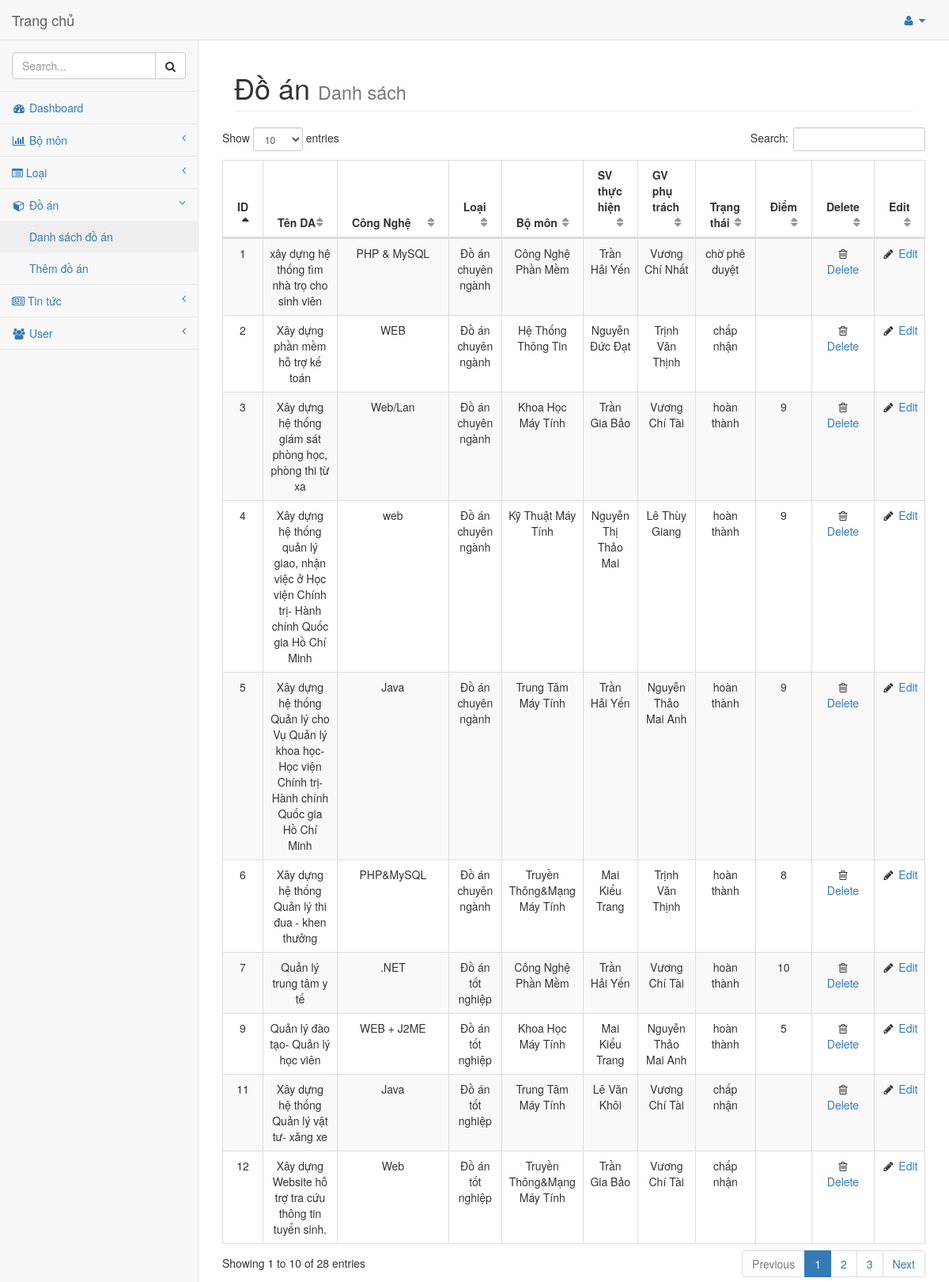
The page /admin/admin.php?p=list_doan on the database its author committed.
### tables this page shows
CREATE TABLE `doan` (
  `idDA` int(30) UNSIGNED NOT NULL,
  `TênDA` varchar(255) NOT NULL,
  `CongNghe` varchar(255) NOT NULL,
  `idL` int(30) UNSIGNED NOT NULL,
  `mssv` varchar(30) NOT NULL,
  `magv` varchar(30) NOT NULL,
  `TrangThai` varchar(255) NOT NULL,
  `Diem` varchar(30) NOT NULL,
  `idBM` int(30) DEFAULT NULL
);

CREATE TABLE `loai` (
  `idL` int(30) NOT NULL,
  `TenL` varchar(255) NOT NULL,
  `TenLKD` varchar(255) NOT NULL
);

CREATE TABLE `bomon` (
  `idBM` int(30) NOT NULL,
  `TenBM` varchar(255) NOT NULL,
  `TenBMKD` varchar(255) NOT NULL
);

CREATE TABLE `sinhvien` (
  `mssv` varchar(30) NOT NULL,
  `name` varchar(255) NOT NULL,
  `email` varchar(255) NOT NULL,
  `password` varchar(255) NOT NULL
);

CREATE TABLE `giangvien` (
  `magv` varchar(30) NOT NULL,
  `name` varchar(255) NOT NULL,
  `email` varchar(255) NOT NULL,
  `password` varchar(255) NOT NULL,
  `idBM` int(30) DEFAULT NULL
);

### model/database.class.php (called while the page is built, shortened)
<?php
	class database{
		private $__hostname = "localhost";
		private $__userhost = "root";
		private $__passhost = "";
		private $__dbname = "quanlydoan3";
		private $__conn = NULL;
		private $__result = NULL;
		public function connect(){
			$this-> __conn = mysqli_connect($this -> __hostname, $this -> __userhost, $this -> __passhost, $this -> __dbname)
			or die ('Loi ket noi');
			mysqli_query($this -> __conn, "SET NAMES 'utf8'");
		}
		public function query($sql){
			$this-> __result = mysqli_query($this-> __conn, $sql) or die ('loi query');
		}
		public function fetch(){
			$data = mysqli_fetch_assoc($this-> __result);
			return $data;
		}
		public function fetchAll(){
			$data = array();
			while($row = $this-> fetch()){
				$data[] = $row;
			}
			return $data;
		}
	}
?>

### model/class.doan.php (called while the page is built, shortened)
<?php
class doan extends database{
    public function getfullDA(){
    	$sql = "SELECT da.*, l.*, bm.*, sv.name AS TenSV, gv.name AS TenGV FROM doan AS da, bomon AS bm, loai AS l, sinhvien AS sv, giangvien AS gv WHERE da.idL = l.idL AND da.idBM = bm.idBM AND da.mssv = sv.mssv AND da.magv = gv.magv ORDER BY idDA DESC ";
    	$this->query($sql);
    	return $this->fetchALL();
    }
}
?>

### admin/doan/danhsach.php (the view, shortened to what this page needs)
<?php
include('../model/database.class.php');
include('../model/class.doan.php');
$doan = new doan();
$dsdoan = $doan->getfullDA();
?>
<div id="page-wrapper">
    <div class="container-fluid">
        <div class="row">
            <div class="col-lg-12">
                <h1 class="page-header">Đồ án
                    <small>Danh sách</small>
                </h1>
            </div>
            <table class="table table-striped table-bordered table-hover" id="dataTables-example">
                <thead>
                    <tr align="center">
                        <th>ID</th>
                        <th>Tên DA</th>
                        <th>Công Nghệ</th>
                        <th>Loại</th>
                        <th>Bộ môn</th>
                        <th>SV thực hiện</th>
                        <th>GV phụ trách</th>
                        <th>Trạng thái</th>
                        <th>Điểm</th>
                        <th>Delete</th>
                        <th>Edit</th>
                    </tr>
                </thead>
                <tbody>
                    <?php
                        foreach ($dsdoan as $ds) {
                        ?>
                            <tr class="odd gradeX" align="center">
                                <td><?=$ds['idDA']?></td>
                                <td><?=$ds['TênDA']?></td>
                                <td><?=$ds['CongNghe']?></td>
                                <td><?=$ds['TenL']?></td>
                                <td><?=$ds['TenBM']?></td>
                                <td><?=$ds['TenSV']?></td>
                                <td><?=$ds['TenGV']?></td>
                                <td><?=$ds['TrangThai']?></td>
                                <td><?=$ds['Diem']?></td>
                                <td class="center"><i class="fa fa-trash-o  fa-fw"></i><a onclick="return confirm('Bạn có chắc là muốn xóa không?')" href="admin.php?p=xoadoan&id_doan=<?=$ds['idDA']?>"> Delete</a></td>
                                <td class="center"><i class="fa fa-pencil fa-fw"></i> <a href="admin.php?p=suadoan&id_doan=<?=$ds['idDA']?>">Edit</a></td>
                            </tr>
                        <?php
                        }
                    ?>
                </tbody>
            </table>
        </div>
    </div>
</div>

### public/admin/sb-admin-2.css (style rules this page uses)
body { background-color: #f8f8f8; }
#page-wrapper { padding: 0 15px; min-height: 568px; background-color: #fff; }
@media (min-width:768px) { #page-wrapper { position: inherit; margin: 0 0 0 250px; padding: 0 30px; border-left: 1px solid #e7e7e7; } }
table.dataTable thead .sorting, table.dataTable thead .sorting_asc, table.dataTable thead .sorting_desc, table.dataTable thead .sorting_asc_disabled, table.dataTable thead .sorting_desc_disabled { background: 0 0; }
table.dataTable thead .sorting_asc:after { content: "\f0de"; float: right; font-family: fontawesome; }
table.dataTable thead .sorting:after { content: "\f0dc"; float: right; font-family: fontawesome; color: rgba(50,50,50,.5); }

### rows shown on the page
doan: idDA "12", TênDA "Xây dựng Website hỗ trợ tra cứu thông tin tuyển sinh.", CongNghe "Web", loai.TenL "Đồ án tốt nghiệp", bomon.TenBM "Truyền Thông&Mạng Máy Tính", sinhvien.name "Trần Gia Bảo", giangvien.name "Vương Chí Tài", TrangThai "chấp nhận"
doan: idDA "11", TênDA "Xây dựng hệ thống Quản lý vật tư- xăng xe", CongNghe "Java", loai.TenL "Đồ án tốt nghiệp", bomon.TenBM "Trung Tâm Máy Tính", sinhvien.name "Lê Văn Khôi", giangvien.name "Vương Chí Tài", TrangThai "chấp nhận"
doan: idDA "9", TênDA "Quản lý đào tạo- Quản lý học viên", CongNghe "WEB + J2ME", loai.TenL "Đồ án tốt nghiệp", bomon.TenBM "Khoa Học Máy Tính", sinhvien.name "Mai Kiểu Trang", giangvien.name "Nguyễn Thảo Mai Anh", TrangThai "hoàn thành", Diem "5"
doan: idDA "7", TênDA "Quản lý trung tâm y tế", CongNghe ".NET", loai.TenL "Đồ án tốt nghiệp", bomon.TenBM "Công Nghệ Phần Mềm", sinhvien.name "Trần Hải Yến", giangvien.name "Vương Chí Tài", TrangThai "hoàn thành", Diem "10"
doan: idDA "6", TênDA "Xây dựng hệ thống Quản lý thi đua - khen thưởng", CongNghe "PHP&MySQL", loai.TenL "Đồ án chuyên ngành", bomon.TenBM "Truyền Thông&Mạng Máy Tính", sinhvien.name "Mai Kiểu Trang", giangvien.name "Trịnh Văn Thịnh", TrangThai "hoàn thành", Diem "8"
doan: idDA "5", TênDA "Xây dựng hệ thống Quản lý cho Vụ Quản lý khoa học- Học viện Chính trị- Hành chính Quốc gia Hồ Chí Minh", CongNghe "Java", loai.TenL "Đồ án chuyên ngành", bomon.TenBM "Trung Tâm Máy Tính", sinhvien.name "Trần Hải Yến", giangvien.name "Nguyễn Thảo Mai Anh", TrangThai "hoàn thành", Diem "9"
doan: idDA "4", TênDA "Xây dựng hệ thống quản lý giao, nhận việc ở Học viện Chính trị- Hành chính Quốc gia Hồ Chí Minh", CongNghe "web", loai.TenL "Đồ án chuyên ngành", bomon.TenBM "Kỹ Thuật Máy Tính", sinhvien.name "Nguyễn Thị Thảo Mai", giangvien.name "Lê Thùy Giang", TrangThai "hoàn thành", Diem "9"
doan: idDA "3", TênDA "Xây dựng hệ thống giám sát phòng học, phòng thi từ xa", CongNghe "Web/Lan", loai.TenL "Đồ án chuyên ngành", bomon.TenBM "Khoa Học Máy Tính", sinhvien.name "Trần Gia Bảo", giangvien.name "Vương Chí Tài", TrangThai "hoàn thành", Diem "9"
doan: idDA "2", TênDA "Xây dựng phần mềm hỗ trợ kế toán", CongNghe "WEB", loai.TenL "Đồ án chuyên ngành", bomon.TenBM "Hệ Thống Thông Tin", sinhvien.name "Nguyễn Đức Đạt", giangvien.name "Trịnh Văn Thịnh", TrangThai "chấp nhận"
doan: idDA "1", TênDA "xây dựng hệ thống tìm nhà trọ cho sinh viên", CongNghe "PHP & MySQL", loai.TenL "Đồ án chuyên ngành", bomon.TenBM "Công Nghệ Phần Mềm", sinhvien.name "Trần Hải Yến", giangvien.name "Vương Chí Nhất", TrangThai "chờ phê duyệt"
